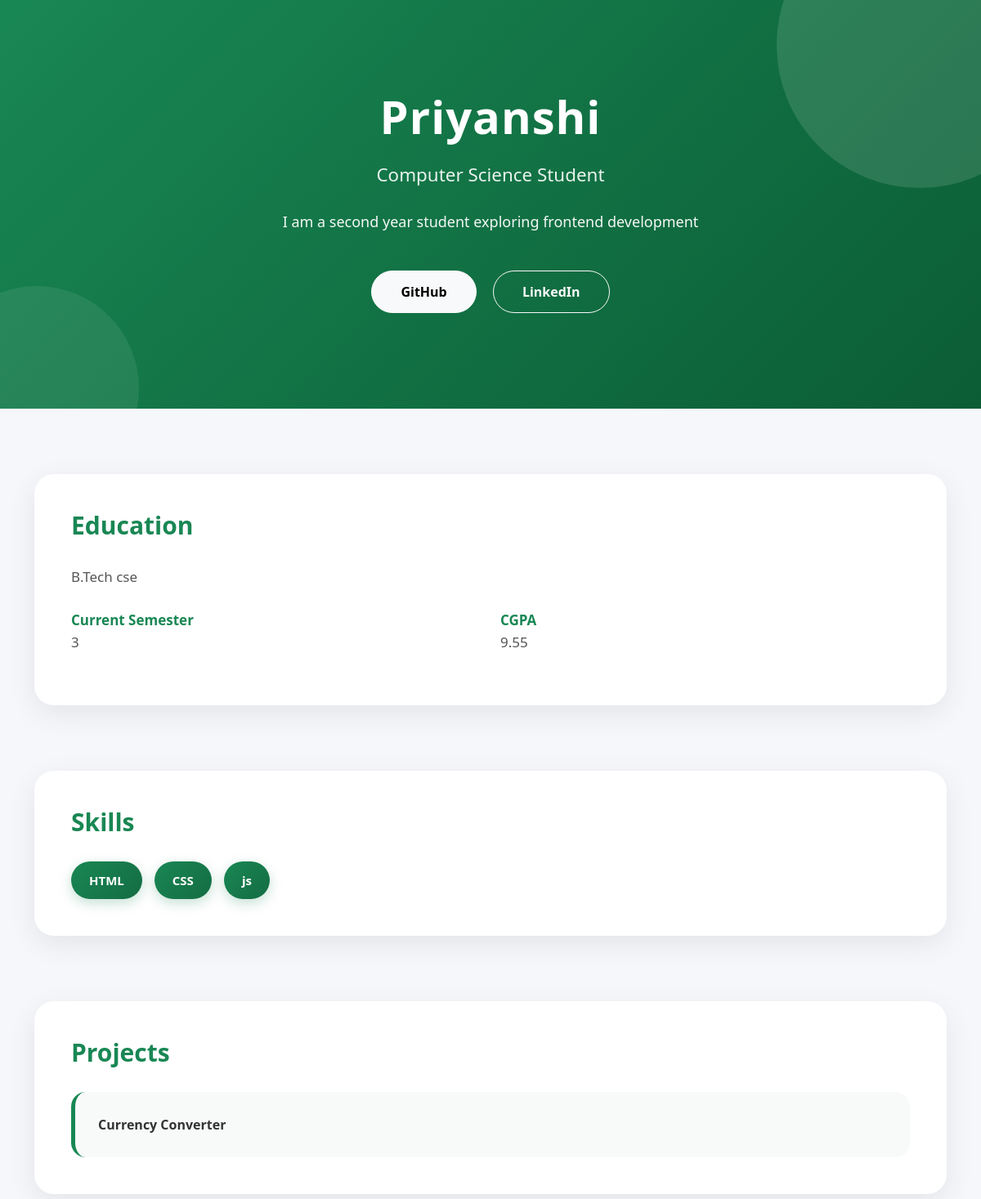
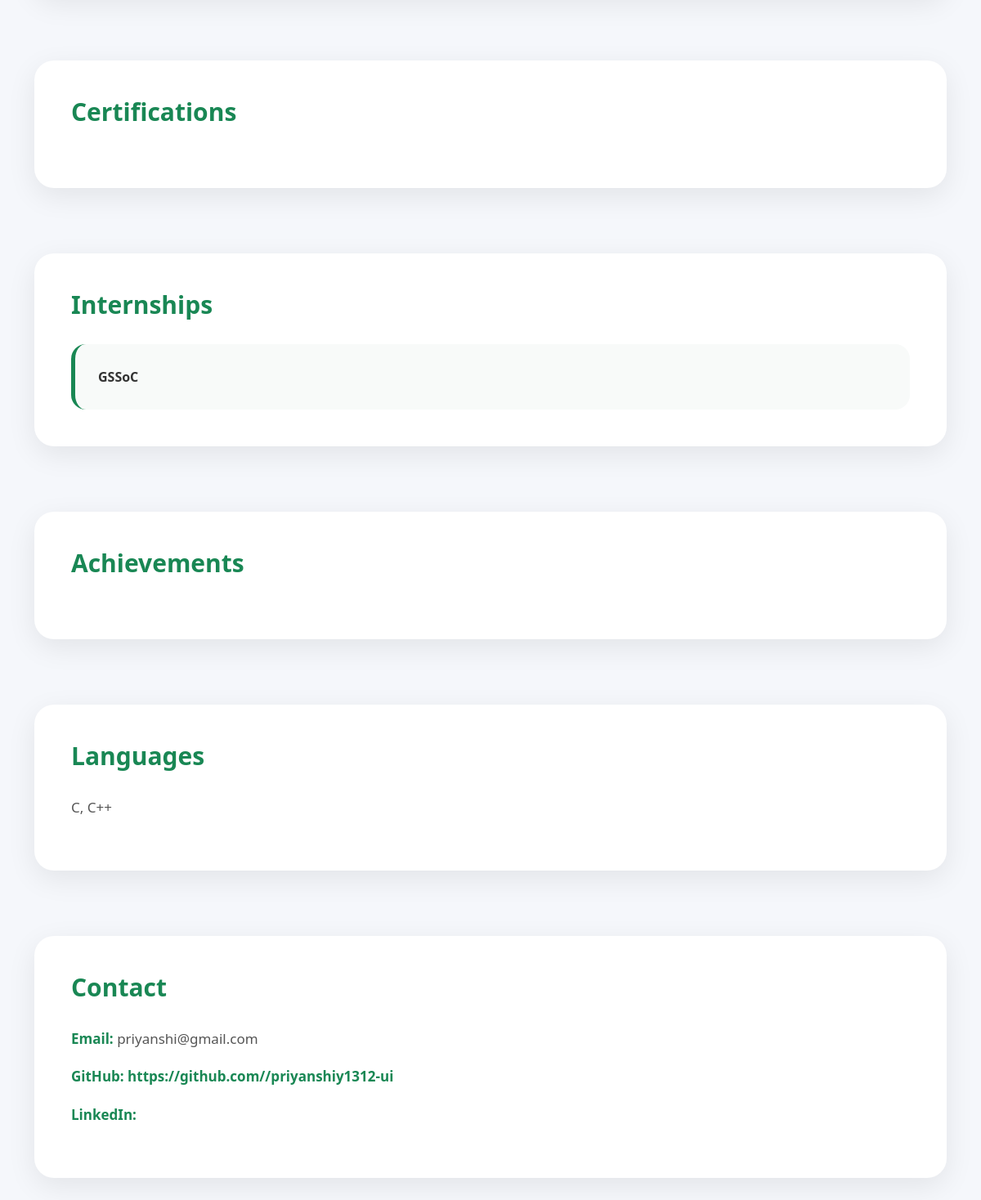
The page /view_portfolio.php?username=B250506 on the database its author committed (2 pictures, top to bottom).
### tables this page shows
CREATE TABLE `portfolio` (
  `id` int(5) NOT NULL,
  `user_id` int(5) NOT NULL,
  `about` text NOT NULL,
  `education` text NOT NULL,
  `current_sem` varchar(20) NOT NULL,
  `cgpa` decimal(3,2) NOT NULL,
  `skills` text NOT NULL,
  `projects` longtext NOT NULL,
  `certifications` longtext NOT NULL,
  `internships` longtext NOT NULL,
  `achievements` longtext NOT NULL,
  `languages` longtext NOT NULL,
  `github` varchar(200) NOT NULL,
  `linkedin` varchar(200) NOT NULL,
  `contact_email` varchar(200) NOT NULL,
  `status` enum('draft','published') NOT NULL,
  `updated_at` timestamp NOT NULL DEFAULT current_timestamp() ON UPDATE current_timestamp()
);

CREATE TABLE `users` (
  `id` int(5) NOT NULL,
  `username` varchar(100) NOT NULL,
  `full_name` varchar(200) NOT NULL,
  `email` varchar(200) NOT NULL,
  `phone` varchar(20) NOT NULL,
  `password` varchar(200) NOT NULL,
  `created_at` timestamp NOT NULL DEFAULT current_timestamp()
);

### view_portfolio.php (the view, shortened to what this page needs)
<?php
include("db_connect.php");
$username = $_GET['username'];
$sql = "SELECT users.full_name, users.username,
        portfolio.*
        FROM users
        JOIN portfolio
        ON users.id = portfolio.user_id
        WHERE users.username = '$username'";
$result = mysqli_query($conn, $sql);
if(mysqli_num_rows($result) > 0)
{
    $data = mysqli_fetch_assoc($result);
    $user = [
        "full_name" => $data['full_name'],
        "username" => $data['username']
    ];
    $portfolio = $data;
}
else
{
    echo "Portfolio not found";
    exit();
}
?>
<!DOCTYPE html>
<html lang="en">
<head>
<link href="https://cdn.jsdelivr.net/npm/bootstrap@5.3.7/dist/css/bootstrap.min.css" rel="stylesheet">
<link rel="stylesheet" href="style.css">
</head>
<body>
<section class="portfolio-hero">
<div class="container">
<h1>
<?php echo htmlspecialchars($user['full_name']); ?>
</h1>
<p class="hero-subtitle">
Computer Science Student
</p>
<p class="hero-description">
<?php echo htmlspecialchars($portfolio['about']); ?>
</p>
<div class="hero-buttons">
<a href="<?php echo $portfolio['github']; ?>"
target="_blank"
class="btn btn-light">
GitHub
</a>
<a href="<?php echo $portfolio['linkedin']; ?>"
target="_blank"
class="btn btn-outline-light">
LinkedIn
</a>
</div>
</div>
</section>
<section class="container section-space">
<div class="section-card">
<h2>
Education
</h2>
<p>
<?php echo htmlspecialchars($portfolio['education']); ?>
</p>
<div class="row mt-4">
<div class="col-md-6">
<strong>
Current Semester
</strong>
<p>
<?php echo $portfolio['current_sem']; ?>
</p>
</div>
<div class="col-md-6">
<strong>
CGPA
</strong>
<p>
<?php echo $portfolio['cgpa']; ?>
</p>
</div>
</div>
</div>
</section>
<section class="container section-space">
<div class="section-card">
<h2>
Skills
</h2>
<div class="skills-box">
<?php
$skills = explode(",", $portfolio['skills']);
foreach($skills as $skill)
{
if(trim($skill)!="")
{
?>
<span>
<?php echo htmlspecialchars(trim($skill)); ?>
</span>
<?php
}
}
?>
</div>
</div>
</section>
<section class="container section-space">
<div class="section-card">
<h2>
Projects
</h2>
<div class="portfolio-items">
<?php
$projects = explode("\n", $portfolio['projects']);
foreach($projects as $project)
{
if(trim($project)!="")
{
?>
<div class="item-card">
<?php echo htmlspecialchars(trim($project)); ?>
</div>
<?php
}
}
?>
</div>
</div>
</section>
<section class="container section-space">
<div class="section-card">
<h2>
Certifications
</h2>
</div>
</section>
<section class="container section-space">
<div class="section-card">
<h2>
Internships
</h2>
<div class="portfolio-items">
<?php
$internships = explode("\n", $portfolio['internships']);
foreach($internships as $internship)
{
if(trim($internship)!="")
{
?>
<div class="item-card">
<?php echo htmlspecialchars(trim($internship)); ?>
</div>
<?php
}
}
?>
</div>
</div>
</section>
<section class="container section-space">
<div class="section-card">
<h2>
Achievements
</h2>
</div>
</section>
<section class="container section-space">
<div class="section-card">
<h2>
Languages
</h2>
<p>
<?php echo htmlspecialchars($portfolio['languages']); ?>
</p>
</div>
</section>
<section class="container section-space mb-5">
<div class="section-card">
<h2>
Contact
</h2>
<p>
<strong>
Email:
</strong>
<?php echo htmlspecialchars($portfolio['contact_email']); ?>
</p>
<p>
<strong>
GitHub:
</strong>
<a href="<?php echo $portfolio['github']; ?>" target="_blank">
<?php echo $portfolio['github']; ?>
</a>
</p>
<p>
<strong>
LinkedIn:
</strong>
</p>
</div>
</section>
</body>
</html>

### style.css (style rules this page uses)
* { margin:0; padding:0; }
body { font-family: 'Poppins', sans-serif; }
.btn { border-radius: 12px; font-weight: 500; }
body { background-color:#f8f9fa; }
.btn { border-radius:10px; font-weight:600; }
body { margin:0; background:#f5f7fb; color:#333; font-family:'Segoe UI', Arial, sans-serif; }
.portfolio-hero { min-height:500px; display:flex; align-items:center; text-align:center; background: linear-gradient(135deg,#198754,#0b5d35); color:white; padding:100px 20px; position:relative; overflow:hidden; }
.portfolio-hero::before { content:""; position:absolute; width:350px; height:350px; background:rgba(255,255,255,0.12); border-radius:50%; top:-120px; right:-100px; }
.portfolio-hero::after { content:""; position:absolute; width:250px; height:250px; background:rgba(255,255,255,0.08); border-radius:50%; bottom:-100px; left:-80px; }
.portfolio-hero .container { position:relative; z-index:1; }
.portfolio-hero h1 { font-size:3.5rem; font-weight:800; letter-spacing:1px; margin-bottom:20px; }
.hero-subtitle { font-size:1.4rem; font-weight:500; opacity:.9; }
.hero-description { max-width:800px; margin:25px auto; font-size:18px; line-height:1.8; opacity:.95; }
.hero-buttons { margin-top:35px; }
.hero-buttons .btn { padding:13px 35px; border-radius:50px; margin:8px; font-weight:600; transition:.3s; }
.section-space { margin-top:80px; }
.section-card { background:white; padding:45px; border-radius:24px; box-shadow: 0 10px 35px rgba(0,0,0,0.08); transition:.35s; }
.section-card h2 { font-size:30px; font-weight:750; color:#198754; margin-bottom:30px; }
.section-card p { color:#555; font-size:17px; line-height:1.8; }
.section-card strong { color:#198754; font-size:17px; }
.skills-box { display:flex; flex-wrap:wrap; gap:15px; }
.skills-box span { background: linear-gradient(135deg,#198754,#146c43); color:white; padding:12px 22px; border-radius:50px; font-size:15px; font-weight:600; box-shadow: 0 5px 15px rgba(25,135,84,.25); transition:.3s; }
.portfolio-items { display:grid; grid-template-columns: repeat(auto-fit,minmax(260px,1fr)); gap:25px; }
.item-card { background:#f8faf9; padding:28px; border-radius:18px; border-left: 5px solid #198754; font-size:16px; font-weight:600; color:#333; transition:.35s; }
.section-card a { color:#198754; text-decoration:none; font-weight:600; }
.section-card { animation:fadeUp .7s ease; }

### rows shown on the page
portfolio: user.full_name "Priyanshi", about "I am a second year student exploring frontend development", education "B.Tech cse", current_sem "3", cgpa "9.55", skills "HTML", skills "CSS", skills "js", projects "Currency Converter", internships "GSSoC", languages "C, C++", contact_email "priyanshi@gmail.com", github "https://github.com//priyanshiy1312-ui"
